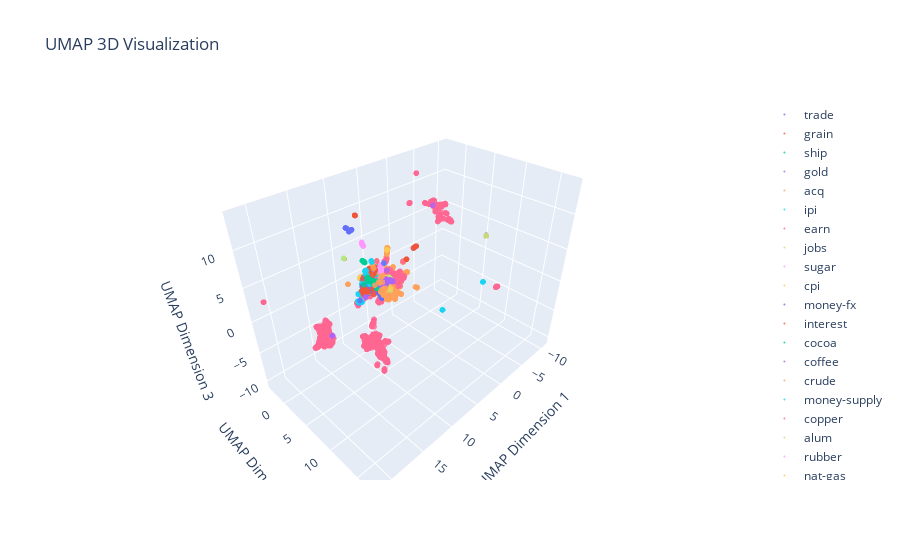

The code cell stored with this chart in its notebook:
### Markdown cell above
### UMAP & T-SNE Visualization
In order to provide a more visual representation of the processed data which has very high dimensionality, we used UMAP and t-SNE to convert them into a lower-dimensional space. This allows us to see the patterns and relationships that might be difficult to discern in the original high-dimensional space.

### Code cell
viz.plot_UMAP_3D( LSA_df = processData.lsa_data_raw, raw_df = processData.finalReuters_df)
